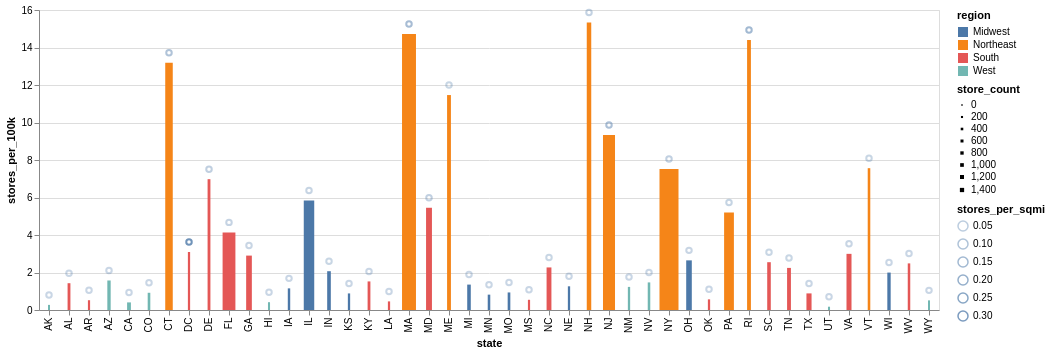

The notebook cell saved with this chart:
### Markdown cell above
### Chart 1B

### Code cell
base.mark_bar().encode(y="stores_per_100k:Q", size="store_count:Q", color="region") + \
base.mark_point().encode(y="stores_per_100k:Q", yOffset=alt.value(-10), opacity="stores_per_sqmi")

### Figure 1 — Vega-Lite specification as saved in the notebook (floating-point values rounded to 4 significant figures)
{"config": {"view": {"continuousWidth": 300, "continuousHeight": 300}}, "layer": [{"mark": {"type": "bar"}, "encoding": {"color": {"field": "region", "type": "nominal"}, "size": {"field": "store_count", "type": "quantitative"}, "x": {"field": "state", "type": "nominal"}, "y": {"field": "stores_per_100k", "type": "quantitative"}}}, {"mark": {"type": "point"}, "encoding": {"opacity": {"field": "stores_per_sqmi", "type": "quantitative"}, "x": {"field": "state", "type": "nominal"}, "y": {"field": "stores_per_100k", "type": "quantitative"}, "yOffset": {"value": -10}}}], "data": {"name": "data-2a62801afd03d922aac5976ed155f3b4"}, "$schema": "https://vega.github.io/schema/vega-lite/v6.1.0.json", "datasets": {"data-2a62801afd03d922aac5976ed155f3b4": [{"state": "AK", "region": "West", "store_count": 2, "stores_per_100k": 0.2727, "stores_per_sqmi": 3.505e-06, "avg_sat_delivery_hours": 24.0, "frac_loyalty": 0.5}, {"state": "AL", "region": "South", "store_count": 73, "stores_per_100k": 1.429, "stores_per_sqmi": 0.001441, "avg_sat_delivery_hours": 11.76, "frac_loyalty": 0.8082}, {"state": "AR", "region": "South", "store_count": 16, "stores_per_100k": 0.5216, "stores_per_sqmi": 0.0003075, "avg_sat_delivery_hours": 8.906, "frac_loyalty": 0.9375}, {"state": "AZ", "region": "West", "store_count": 117, "stores_per_100k": 1.574, "stores_per_sqmi": 0.00103, "avg_sat_delivery_hours": 12.82, "frac_loyalty": 0.9402}, {"state": "CA", "region": "West", "store_count": 158, "stores_per_100k": 0.4055, "stores_per_sqmi": 0.001014, "avg_sat_delivery_hours": 12.0, "frac_loyalty": 0.9241}, {"state": "CO", "region": "West", "store_count": 54, "stores_per_100k": 0.9187, "stores_per_sqmi": 0.000521, "avg_sat_delivery_hours": 10.62, "frac_loyalty": 0.9074}, {"state": "CT", "region": "Northeast", "store_count": 478, "stores_per_100k": 13.19, "stores_per_sqmi": 0.09872, "avg_sat_delivery_hours": 13.96, "frac_loyalty": 0.9707}, {"state": "DC", "region": "South", "store_count": 21, "stores_per_100k": 3.093, "stores_per_sqmi": 0.3443, "avg_sat_delivery_hours": 5.548, "frac_loyalty": 0.8571}, {"state": "DE", "region": "South", "store_count": 72, "stores_per_100k": 6.977, "stores_per_sqmi": 0.03694, "avg_sat_delivery_hours": 13.58, "frac_loyalty": 0.9861}, {"state": "FL", "region": "South", "store_count": 936, "stores_per_100k": 4.14, "stores_per_sqmi": 0.01745, "avg_sat_delivery_hours": 14.28, "frac_loyalty": 0.9615}, {"state": "GA", "region": "South", "store_count": 320, "stores_per_100k": 2.901, "stores_per_sqmi": 0.005564, "avg_sat_delivery_hours": 14.21, "frac_loyalty": 0.9156}, {"state": "HI", "region": "West", "store_count": 6, "stores_per_100k": 0.4166, "stores_per_sqmi": 0.0009341, "avg_sat_delivery_hours": 6.167, "frac_loyalty": 0.8333}, {"state": "IA", "region": "Midwest", "store_count": 37, "stores_per_100k": 1.154, "stores_per_sqmi": 0.0006624, "avg_sat_delivery_hours": 10.81, "frac_loyalty": 0.8649}, {"state": "IL", "region": "Midwest", "store_count": 733, "stores_per_100k": 5.841, "stores_per_sqmi": 0.0132, "avg_sat_delivery_hours": 15.23, "frac_loyalty": 0.9604}, {"state": "IN", "region": "Midwest", "store_count": 142, "stores_per_100k": 2.069, "stores_per_sqmi": 0.003964, "avg_sat_delivery_hours": 13.37, "frac_loyalty": 0.9155}, {"state": "KS", "region": "Midwest", "store_count": 26, "stores_per_100k": 0.8842, "stores_per_sqmi": 0.000318, "avg_sat_delivery_hours": 11.94, "frac_loyalty": 0.9231}, {"state": "KY", "region": "South", "store_count": 69, "stores_per_100k": 1.524, "stores_per_sqmi": 0.001747, "avg_sat_delivery_hours": 11.49, "frac_loyalty": 0.913}, {"state": "LA", "region": "South", "store_count": 21, "stores_per_100k": 0.4591, "stores_per_sqmi": 0.0004861, "avg_sat_delivery_hours": 8.786, "frac_loyalty": 0.619}, {"state": "MA", "region": "Northeast", "store_count": 1033, "stores_per_100k": 14.71, "stores_per_sqmi": 0.1324, "avg_sat_delivery_hours": 13.37, "frac_loyalty": 0.9758}, {"state": "MD", "region": "South", "store_count": 337, "stores_per_100k": 5.453, "stores_per_sqmi": 0.03472, "avg_sat_delivery_hours": 13.57, "frac_loyalty": 0.9466}, {"state": "ME", "region": "Northeast", "store_count": 160, "stores_per_100k": 11.46, "stores_per_sqmi": 0.005188, "avg_sat_delivery_hours": 12.99, "frac_loyalty": 0.9625}, {"state": "MI", "region": "Midwest", "store_count": 136, "stores_per_100k": 1.355, "stores_per_sqmi": 0.002405, "avg_sat_delivery_hours": 14.18, "frac_loyalty": 0.9265}, {"state": "MN", "region": "Midwest", "store_count": 47, "stores_per_100k": 0.8191, "stores_per_sqmi": 0.0005903, "avg_sat_delivery_hours": 11.53, "frac_loyalty": 0.8936}, {"state": "MO", "region": "Midwest", "store_count": 58, "stores_per_100k": 0.9361, "stores_per_sqmi": 0.0008437, "avg_sat_delivery_hours": 10.59, "frac_loyalty": 0.9138}, {"state": "MS", "region": "South", "store_count": 16, "stores_per_100k": 0.5442, "stores_per_sqmi": 0.000341, "avg_sat_delivery_hours": 8.531, "frac_loyalty": 0.8125}, {"state": "NC", "region": "South", "store_count": 246, "stores_per_100k": 2.27, "stores_per_sqmi": 0.00506, "avg_sat_delivery_hours": 12.27, "frac_loyalty": 0.9106}, {"state": "NE", "region": "Midwest", "store_count": 25, "stores_per_100k": 1.264, "stores_per_sqmi": 0.0003254, "avg_sat_delivery_hours": 13.46, "frac_loyalty": 1.0}, {"state": "NH", "region": "Northeast", "store_count": 215, "stores_per_100k": 15.33, "stores_per_sqmi": 0.02401, "avg_sat_delivery_hours": 12.25, "frac_loyalty": 0.9581}, {"state": "NJ", "region": "Northeast", "store_count": 867, "stores_per_100k": 9.328, "stores_per_sqmi": 0.1179, "avg_sat_delivery_hours": 14.1, "frac_loyalty": 0.9723}, {"state": "NM", "region": "West", "store_count": 26, "stores_per_100k": 1.232, "stores_per_sqmi": 0.0002143, "avg_sat_delivery_hours": 10.0, "frac_loyalty": 0.7692}, {"state": "NV", "region": "West", "store_count": 47, "stores_per_100k": 1.471, "stores_per_sqmi": 0.0004281, "avg_sat_delivery_hours": 10.32, "frac_loyalty": 0.766}, {"state": "NY", "region": "Northeast", "store_count": 1471, "stores_per_100k": 7.516, "stores_per_sqmi": 0.03121, "avg_sat_delivery_hours": 13.88, "frac_loyalty": 0.9531}, {"state": "OH", "region": "Midwest", "store_count": 312, "stores_per_100k": 2.647, "stores_per_sqmi": 0.007636, "avg_sat_delivery_hours": 13.62, "frac_loyalty": 0.9263}, {"state": "OK", "region": "South", "store_count": 23, "stores_per_100k": 0.5674, "stores_per_sqmi": 0.0003353, "avg_sat_delivery_hours": 14.33, "frac_loyalty": 1.0}, {"state": "PA", "region": "Northeast", "store_count": 674, "stores_per_100k": 5.2, "stores_per_sqmi": 0.01504, "avg_sat_delivery_hours": 13.3, "frac_loyalty": 0.9674}, {"state": "RI", "region": "Northeast", "store_count": 158, "stores_per_100k": 14.4, "stores_per_sqmi": 0.1528, "avg_sat_delivery_hours": 13.98, "frac_loyalty": 0.9937}, {"state": "SC", "region": "South", "store_count": 137, "stores_per_100k": 2.55, "stores_per_sqmi": 0.004557, "avg_sat_delivery_hours": 11.08, "frac_loyalty": 0.8686}, {"state": "TN", "region": "South", "store_count": 160, "stores_per_100k": 2.245, "stores_per_sqmi": 0.00388, "avg_sat_delivery_hours": 13.62, "frac_loyalty": 0.9313}, {"state": "TX", "region": "South", "store_count": 270, "stores_per_100k": 0.8852, "stores_per_sqmi": 0.001034, "avg_sat_delivery_hours": 12.44, "frac_loyalty": 0.8889}, {"state": "UT", "region": "West", "store_count": 6, "stores_per_100k": 0.1756, "stores_per_sqmi": 7.302e-05, "avg_sat_delivery_hours": 6.833, "frac_loyalty": 1.0}, {"state": "VA", "region": "South", "store_count": 261, "stores_per_100k": 2.995, "stores_per_sqmi": 0.006609, "avg_sat_delivery_hours": 11.71, "frac_loyalty": 0.8889}, {"state": "VT", "region": "Northeast", "store_count": 49, "stores_per_100k": 7.564, "stores_per_sqmi": 0.005316, "avg_sat_delivery_hours": 12.24, "frac_loyalty": 0.9796}, {"state": "WI", "region": "Midwest", "store_count": 118, "stores_per_100k": 1.996, "stores_per_sqmi": 0.002173, "avg_sat_delivery_hours": 14.48, "frac_loyalty": 0.9322}, {"state": "WV", "region": "South", "store_count": 44, "stores_per_100k": 2.486, "stores_per_sqmi": 0.00183, "avg_sat_delivery_hours": 12.64, "frac_loyalty": 0.8636}, {"state": "WY", "region": "West", "store_count": 3, "stores_per_100k": 0.5136, "stores_per_sqmi": 3.09e-05, "avg_sat_delivery_hours": 1.667, "frac_loyalty": 1.0}]}}
